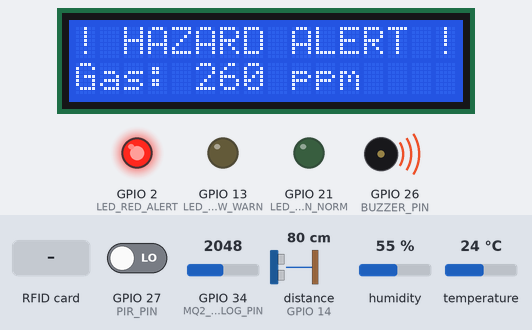
This sketch was run on a simulated ESP32. Shown: 16×2 character LCD, output pins drawn as LEDs (lit = HIGH), buzzer (waves = sounding, pin HIGH). Wiring (inferred from the names in the program): ultrasonic range finder: trigger GPIO 12; echo GPIO 14. The inputs (shaded band) are chosen by the test bench; at power-on: GPIO 34 (MQ2_ANALOG_PIN) = 2048, distance to the obstacle (sensor on GPIO 14) 80 cm, GPIO 27 (PIR_PIN) LOW, humidity 55 %, temperature 24 °C. The echo pulse lasts 58.3 µs per cm; WiFi joins after 1.5 s; servers stay silent unless stated; uploads are accepted with an empty reply; pins used as bus, display or sensor lines are not drawn; what the sketch prints to the serial monitor is not drawn.

Above: at 5.6 s.
5.7 s: GPIO 34 (MQ2_ANALOG_PIN) set to 1433
At 10.6 s:
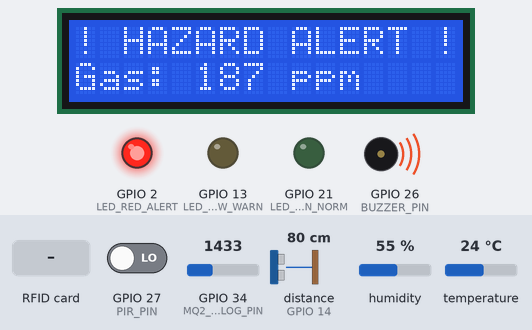
11.5 s: GPIO 34 (MQ2_ANALOG_PIN) set to 1316
At 15.8 s:
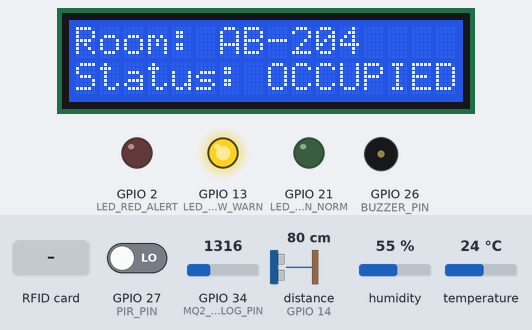
16.5 s: distance to the obstacle (sensor on GPIO 14) set to 147 cm
21.2 s: distance to the obstacle (sensor on GPIO 14) set to 155 cm
At 25.4 s:
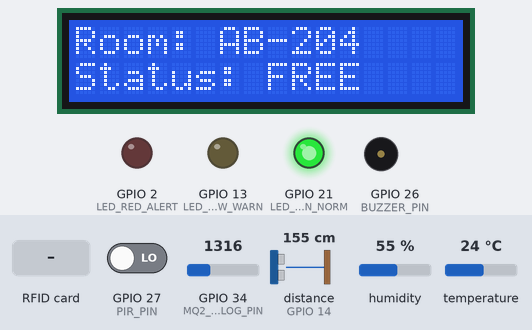
26.5 s: RFID card 5E 7A 19 C4 held to the reader
At 27.0 s:
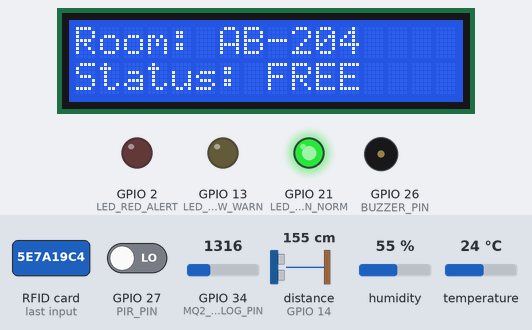
28.1 s: GPIO 27 (PIR_PIN) driven HIGH
At 30.9 s:
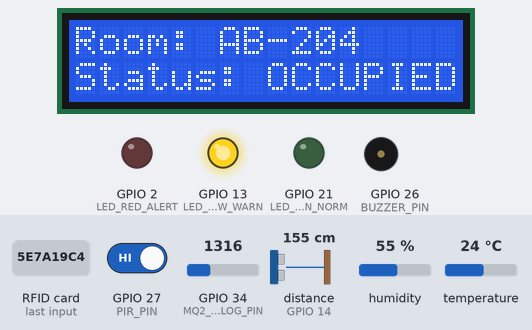
Timing chart, 0 to 32.4 s (numbered marks = the images above; inputs shaded):
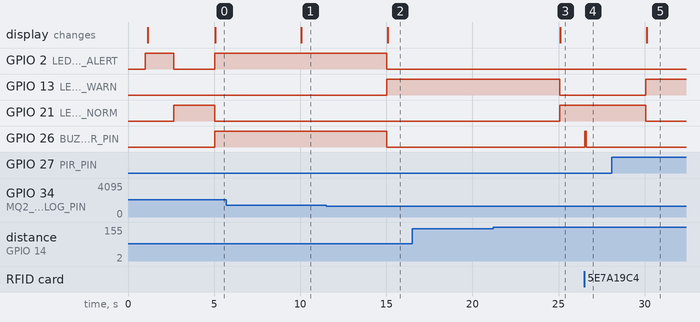

Measured:
- the behaviour switches between 1374 and 1373 on GPIO 34 (MQ2_ANALOG_PIN) (found by bisection; images 1 and 2)
- the behaviour switches between 151 and 152 cm on distance to the obstacle (sensor on GPIO 14) (found by bisection; images 2 and 3)
- after the input at 5.7 s, the display: changes after 4.4 s (image 1)
- after the input at 11.5 s, GPIO 2 (LED_RED_ALERT), GPIO 26 (BUZZER_PIN): HIGH → LOW after 3.5 s; GPIO 13 (LED_YELLOW_WARN): LOW → HIGH after 3.5 s; the display: changes after 3.6 s (image 2)
- after the input at 16.5 s, every drawn part: stays the same
- after the input at 21.2 s, GPIO 13 (LED_YELLOW_WARN): HIGH → LOW after 3.9 s; GPIO 21 (LED_GREEN_NORM): LOW → HIGH after 3.9 s; the display: changes after 3.9 s (image 3)
- after the input at 26.5 s, GPIO 26 (BUZZER_PIN): LOW → HIGH at once, → LOW 0.10 s later
- after the input at 28.1 s, GPIO 13 (LED_YELLOW_WARN): LOW → HIGH after 2.0 s; GPIO 21 (LED_GREEN_NORM): HIGH → LOW after 2.0 s; the display: changes after 2.0 s (image 5)

The sketch:

esp32_classroom_node.ino
```cpp
/*
 * CampusOn — Intelligent Campus Operating System
 * ESP32 Classroom Edge Node Firmware
 *
 * Developed for: Madhav Institute of Technology & Science, Gwalior
 * Department of Electrical & Computer Engineering (Centre for IoT)
 * Authors: Shubhi Mathur (BTEC25O1060) & Tamanna Sharma (BTEC25O1063)
 * Faculty Mentor: Dr. Murli Manohar
 *
 * Hardware Pinout Mapping (Based on Milestone 3 Circuit Schematic):
 * - PIR Motion Sensor (HC-SR501): OUT -> GPIO 27
 * - Ultrasonic Sensor (HC-SR04): TRIG -> GPIO 12, ECHO -> GPIO 14 (3.3V voltage divider)
 * - MQ-2 Gas/Smoke Sensor: AO -> GPIO 34 (ADC1), DO -> GPIO 35
 * - DHT22 / DHT11 Temp & Humidity: DATA -> GPIO 15
 * - RFID RC522 (VSPI): SDA(SS) -> GPIO 5, SCK -> GPIO 18, MOSI -> GPIO 23, MISO -> GPIO 19, RST -> GPIO 4
 * - Buzzer: GPIO 26
 * - Status LEDs: RED -> GPIO 2, YELLOW -> GPIO 13, GREEN -> GPIO 21
 * - I2C LCD Display (0x27): SDA -> GPIO 21 (or shared), SCL -> GPIO 22
 */

#include <WiFi.h>
#include <HTTPClient.h>
#include <SPI.h>
#include <MFRC522.h>
#include <DHT.h>
#include <Wire.h>
#include <LiquidCrystal_I2C.h>

// --- Network Configuration ---
// Connect your ESP32 to your phone hotspot or Wi-Fi router
const char* WIFI_SSID = "YOUR_WIFI_OR_HOTSPOT_NAME";
const char* WIFI_PASS = "YOUR_WIFI_PASSWORD";

// Your laptop's exact local IP address on this network:
const char* BACKEND_API_URL = "http://10.86.214.31:8000/api/iot/telemetry";

// --- Pin Definitions ---
#define PIR_PIN          27
#define TRIG_PIN         12
#define ECHO_PIN         14
#define MQ2_ANALOG_PIN   34
#define MQ2_DIGITAL_PIN  35
#define DHT_PIN          15
#define DHT_TYPE         DHT22
#define BUZZER_PIN       26

#define LED_RED_ALERT    2
#define LED_YELLOW_WARN  13
#define LED_GREEN_NORM   21

#define RFID_SS_PIN      5
#define RFID_RST_PIN     4

// --- Peripheral Instances ---
DHT dht(DHT_PIN, DHT_TYPE);
MFRC522 rfid(RFID_SS_PIN, RFID_RST_PIN);
LiquidCrystal_I2C lcd(0x27, 16, 2);

// --- Device Metadata ---
const char* DEVICE_ID = "ESP32-NODE-AB204";
const char* ROOM_ID = "AB-204";

// --- Thresholds ---
const int GAS_HAZARD_THRESHOLD = 180; // ppm equivalent
const int ULTRASONIC_OCCUPIED_DISTANCE_CM = 150;

unsigned long lastTelemetryMillis = 0;
const unsigned long TELEMETRY_INTERVAL_MS = 5000; // 5 seconds

void setup() {
  Serial.begin(115200);
  delay(1000);
  Serial.println(F("\n=============================================="));
  Serial.println(F("CampusOn ESP32 Classroom Node Starting..."));
  Serial.println(F("MITS Gwalior - Centre for Internet of Things"));
  Serial.println(F("=============================================="));

  // 1. Initialize GPIOs
  pinMode(PIR_PIN, INPUT);
  pinMode(TRIG_PIN, OUTPUT);
  pinMode(ECHO_PIN, INPUT);
  pinMode(MQ2_ANALOG_PIN, INPUT);
  pinMode(MQ2_DIGITAL_PIN, INPUT);
  pinMode(BUZZER_PIN, OUTPUT);
  pinMode(LED_RED_ALERT, OUTPUT);
  pinMode(LED_YELLOW_WARN, OUTPUT);
  pinMode(LED_GREEN_NORM, OUTPUT);

  digitalWrite(BUZZER_PIN, LOW);
  setLeds(true, false, false); // Red during boot

  // 2. Initialize DHT & RFID
  dht.begin();
  SPI.begin();
  rfid.PCD_Init();

  // 3. Initialize I2C LCD Display
  Wire.begin();
  lcd.init();
  lcd.backlight();
  lcd.setCursor(0, 0);
  lcd.print("CampusOn Node");
  lcd.setCursor(0, 1);
  lcd.print("Room: AB-204");

  // 4. Connect to Wi-Fi
  connectWiFi();
  setLeds(false, false, true); // Green when online
}

void loop() {
  // A. Check RFID Access Card Tap
  checkRfidScan();

  // B. Periodic Sensor Readings & Cloud Sync
  if (millis() - lastTelemetryMillis >= TELEMETRY_INTERVAL_MS) {
    lastTelemetryMillis = millis();
    readAndTransmitTelemetry();
  }
}

void connectWiFi() {
  Serial.print(F("Connecting to Wi-Fi SSID: "));
  Serial.println(WIFI_SSID);
  WiFi.begin(WIFI_SSID, WIFI_PASS);

  int attempts = 0;
  while (WiFi.status() != WL_CONNECTED && attempts < 10) {
    delay(500);
    Serial.print(F("."));
    attempts++;
  }

  if (WiFi.status() == WL_CONNECTED) {
    Serial.println(F("\n[SUCCESS] Wi-Fi Connected!"));
    Serial.print(F("IP Address: "));
    Serial.println(WiFi.localIP());
  } else {
    Serial.println(F("\n[WARNING] Offline Demonstration Mode Enabled."));
  }
}

// Measure Distance using HC-SR04
long readUltrasonicDistanceCm() {
  digitalWrite(TRIG_PIN, LOW);
  delayMicroseconds(2);
  digitalWrite(TRIG_PIN, HIGH);
  delayMicroseconds(10);
  digitalWrite(TRIG_PIN, LOW);

  long duration = pulseIn(ECHO_PIN, HIGH, 30000); // 30ms timeout
  if (duration == 0) return 400; // max range / no echo
  return duration * 0.034 / 2;
}

// Read Sensors & Send JSON Telemetry
void readAndTransmitTelemetry() {
  float temperature = dht.readTemperature();
  float humidity = dht.readHumidity();
  int pirMotion = digitalRead(PIR_PIN);
  int gasRaw = analogRead(MQ2_ANALOG_PIN);
  int gasPpm = map(gasRaw, 0, 4095, 20, 500);
  long distanceCm = readUltrasonicDistanceCm();

  if (isnan(temperature)) temperature = 24.5;
  if (isnan(humidity)) humidity = 48.0;

  bool isOccupied = (pirMotion == HIGH) || (distanceCm < ULTRASONIC_OCCUPIED_DISTANCE_CM);
  bool isHazard = (gasPpm > GAS_HAZARD_THRESHOLD);

  // Actuator Handling
  if (isHazard) {
    setLeds(true, false, false); // RED
    digitalWrite(BUZZER_PIN, HIGH);
    lcd.clear();
    lcd.setCursor(0, 0);
    lcd.print("! HAZARD ALERT !");
    lcd.setCursor(0, 1);
    lcd.print("Gas: ");
    lcd.print(gasPpm);
    lcd.print(" ppm");
  } else {
    digitalWrite(BUZZER_PIN, LOW);
    if (isOccupied) {
      setLeds(false, true, false); // YELLOW (Occupied)
      lcd.setCursor(0, 0);
      lcd.print("Room: AB-204    ");
      lcd.setCursor(0, 1);
      lcd.print("Status: OCCUPIED");
    } else {
      setLeds(false, false, true); // GREEN (Available)
      lcd.setCursor(0, 0);
      lcd.print("Room: AB-204    ");
      lcd.setCursor(0, 1);
      lcd.print("Status: FREE    ");
    }
  }

  // Build JSON Payload
  String jsonPayload = "{";
  jsonPayload += "\"deviceId\":\"" + String(DEVICE_ID) + "\",";
  jsonPayload += "\"roomId\":\"" + String(ROOM_ID) + "\",";
  jsonPayload += "\"temperature\":" + String(temperature, 1) + ",";
  jsonPayload += "\"humidity\":" + String(humidity, 1) + ",";
  jsonPayload += "\"pirMotion\":" + String(pirMotion == HIGH ? "true" : "false") + ",";
  jsonPayload += "\"distanceCm\":" + String(distanceCm) + ",";
  jsonPayload += "\"gasPpm\":" + String(gasPpm) + ",";
  jsonPayload += "\"isHazard\":" + String(isHazard ? "true" : "false");
  jsonPayload += "}";

  Serial.print(F("[TELEMETRY] Transmitting: "));
  Serial.println(jsonPayload);

  // Send HTTP POST if connected
  if (WiFi.status() == WL_CONNECTED) {
    HTTPClient http;
    http.begin(BACKEND_API_URL);
    http.addHeader("Content-Type", "application/json");
    int httpResponseCode = http.POST(jsonPayload);
    Serial.print(F("[API HTTP CODE]: "));
    Serial.println(httpResponseCode);
    http.end();
  }
}

// RFID Card Scan
void checkRfidScan() {
  if (!rfid.PICC_IsNewCardPresent()) return;
  if (!rfid.PICC_ReadCardSerial()) return;

  String uidStr = "";
  for (byte i = 0; i < rfid.uid.size; i++) {
    uidStr += String(rfid.uid.uidByte[i] < 0x10 ? "0" : "");
    uidStr += String(rfid.uid.uidByte[i], HEX);
    if (i < rfid.uid.size - 1) uidStr += "-";
  }
  uidStr.toUpperCase();

  Serial.print(F("[RFID TAP DETECTED] UID: "));
  Serial.println(uidStr);

  // Visual/Audio Acknowledge
  digitalWrite(BUZZER_PIN, HIGH);
  delay(100);
  digitalWrite(BUZZER_PIN, LOW);

  rfid.PICC_HaltA();
  rfid.PCD_StopCrypto1();
}

void setLeds(bool red, bool yellow, bool green) {
  digitalWrite(LED_RED_ALERT, red ? HIGH : LOW);
  digitalWrite(LED_YELLOW_WARN, yellow ? HIGH : LOW);
  digitalWrite(LED_GREEN_NORM, green ? HIGH : LOW);
}
```
